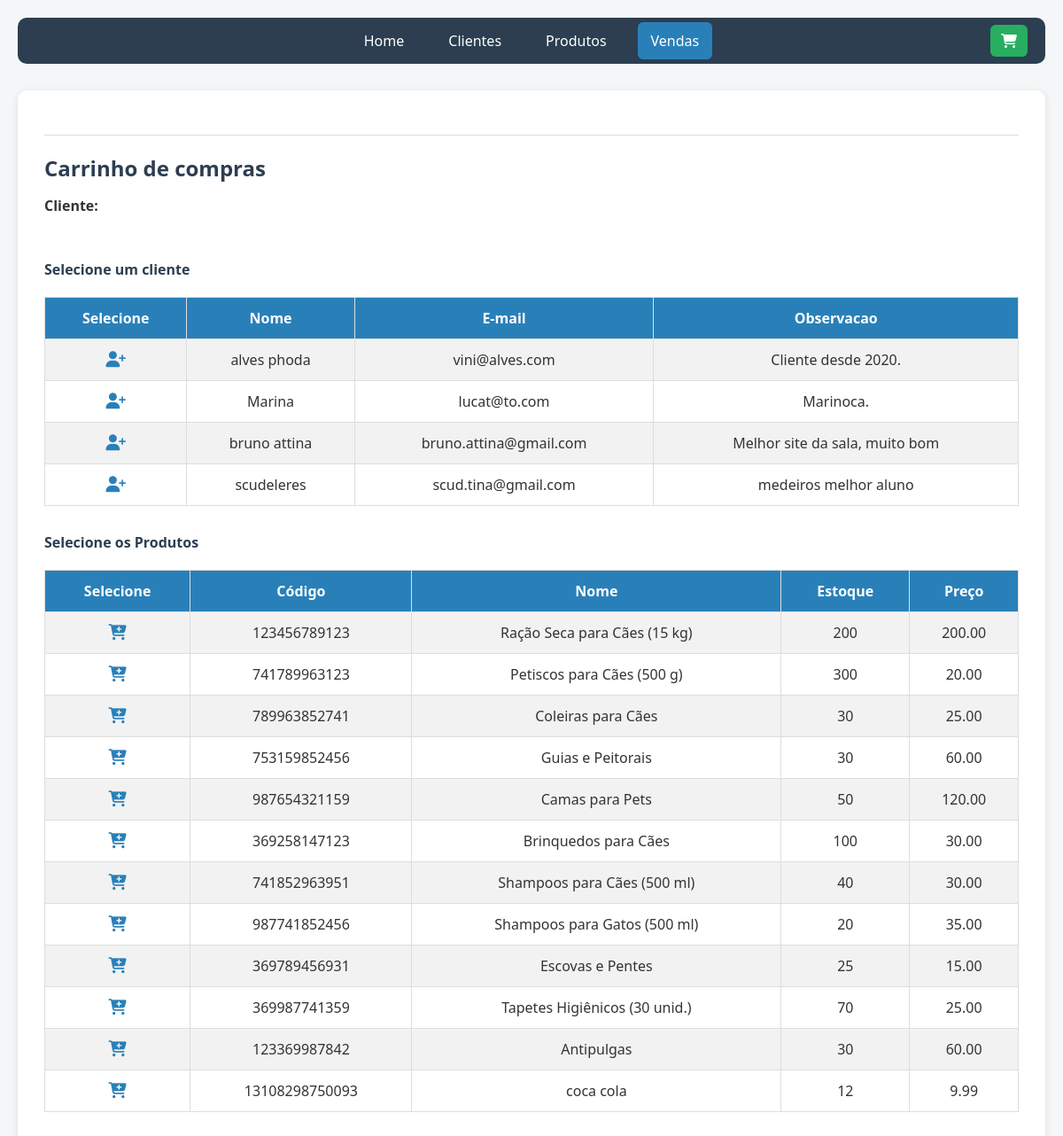
The page /Vendas/vendas.php on the database its author committed.
### tables this page shows
CREATE TABLE `clientes` (
  `id` int(11) NOT NULL,
  `nome` varchar(255) DEFAULT NULL,
  `email` varchar(255) DEFAULT NULL,
  `observacao` varchar(1000) NOT NULL
);

CREATE TABLE `produtos` (
  `id` int(11) NOT NULL,
  `nome` varchar(220) NOT NULL,
  `codigo` varchar(255) NOT NULL,
  `estoque` int(11) NOT NULL,
  `preco` decimal(10,2) NOT NULL
);

### Vendas/vendas.php (the view, shortened to what this page needs)
<!DOCTYPE html>
<html lang="en">
<head>
    <link rel="stylesheet" href="./assetsVendas/cssVendas/cssVendas.css">
</head>
<body>
<ul class="lucas">
            <li><a href="../index.php" class="meumenu">Home</a></li>
            <li><a href="../Clientes/clientes.php" class="meumenu">Clientes</a></li>
            <li><a href="../produtos.php" class="meumenu">Produtos</a></li>
            <li><a href="./vendas.php" class="meumenu meumenu-active">Vendas</a></li>
            <form action="./vendaHistorico.php" class="carrinho-form">
                <button type="submit" class="carrinho-btn">
                    <i class="fas fa-shopping-cart"></i>
                </button>
            </form>
        </ul>
    <div class="container">
        <hr>
        <div class="carrinho">
            <div><h2>Carrinho de compras</h2></div>
            <p id="dadosCliente">Cliente: </p>
        </div>
    <?php
        include 'conexaoVendas.php';
        echo "<h4>Selecione um cliente</h4>";
        $dados = $db->query("SELECT * FROM clientes");
        $todos = $dados->fetchAll(PDO::FETCH_ASSOC);
        echo "<table id='clientes'>";
        echo "
            <tr>
                <th>Selecione</th>
                <th>Nome</th>
                <th>E-mail</th>
                <th>Observacao</th>
            </tr>
        ";
        foreach($todos as $linha){
            extract($linha);
            echo "<tr>";
            echo "<td><i onclick=\"selecionaCliente($id,'$nome')\" class='fa-solid fa-user-plus'></i></td>";
            echo "<td>".$nome."</td>";
            echo "<td>".$email."</td>";
            echo "<td>".$observacao."</td>";
            echo "</tr>";
        }
        echo "</table>";
        echo "<h4>Selecione os Produtos</h4>";
        $dados = $db->query("SELECT * FROM produtos");
        $todos = $dados->fetchAll(PDO::FETCH_ASSOC);
        echo "<table id='produtos'>";
        echo "
            <tr>
                <th>Selecione</th>
                <th>Código</th>
                <th>Nome</th>
                <th>Estoque</th>
                <th>Preço</th>
            </tr>
        ";
        foreach($todos as $linha){
            extract($linha);
            echo "<tr>";
            echo "<td><i onclick=\"selecionaProduto($id,'$nome', $codigo, $estoque, $preco)\" class='fa-solid fa-cart-plus'></i></td>";
            echo "<td>".$codigo."</td>";
            echo "<td>".$nome."</td>";
            echo "<td>".$estoque."</td>";
            echo "<td>".$preco."</td>";
        }
        echo "</table>";
    ?>
    </div>
</body>
</html>

### Vendas/assetsVendas/cssVendas/cssVendas.css (style rules this page uses)
* { margin: 0; padding: 0; box-sizing: border-box; }
body { font-family: 'Segoe UI', Tahoma, Geneva, Verdana, sans-serif; background-color: #f4f6f8; color: #333; padding: 20px; }
ul.lucas { list-style-type: none; display: flex; background-color: #2c3e50; padding: 15px 20px; gap: 20px; align-items: center; border-radius: 10px; margin-bottom: 30px; justify-content: center; position: relative; flex-wrap: wrap; }
ul.lucas li { display: inline-block; }
ul.lucas .meumenu { text-decoration: none; color: white; padding: 10px 15px; border-radius: 6px; transition: background-color 0.3s; background-color: transparent; }
ul.lucas .meumenu:hover, ul.lucas .meumenu-active { background-color: #2980b9; }
.carrinho-form { position: absolute; right: 20px; top: 50%; transform: translateY(-50%); }
.carrinho-btn { background-color: #27ae60; color: white; border: none; padding: 10px 12px; border-radius: 6px; font-size: 16px; cursor: pointer; transition: background-color 0.3s ease; display: flex; align-items: center; gap: 5px; }
.container { background-color: white; padding: 30px; border-radius: 10px; box-shadow: 0 2px 8px rgba(0, 0, 0, 0.1); max-width: 1200px; margin: 0 auto; }
h2, h4 { margin-bottom: 15px; color: #2c3e50; }
table { width: 100%; border-collapse: collapse; margin-top: 20px; margin-bottom: 30px; }
table th, table td { padding: 12px; border: 1px solid #ddd; text-align: center; }
table th { background-color: #2980b9; color: white; }
table tr:nth-child(even) { background-color: #f2f2f2; }
.fa-solid { cursor: pointer; color: #2980b9; transition: transform 0.2s; font-size: 18px; }
#dadosCliente { margin: 15px 0; font-weight: bold; font-size: 16px; }
.meumenu { font-weight: normal; }
hr { border: 0; height: 1px; background-color: #ddd; margin: 20px 0; }

### rows shown on the page
clientes: nome "alves phoda", email "vini@alves.com", observacao "Cliente desde 2020."
clientes: nome "Marina", email "lucat@to.com", observacao "Marinoca."
clientes: nome "bruno attina", email "bruno.attina@gmail.com", observacao "Melhor site da sala, muito bom"
clientes: nome "scudeleres", email "scud.tina@gmail.com", observacao "medeiros melhor aluno"
produtos: codigo "123456789123", nome "Ração Seca para Cães (15 kg)", estoque "200", preco "200.00"
produtos: codigo "741789963123", nome "Petiscos para Cães (500 g)", estoque "300", preco "20.00"
produtos: codigo "789963852741", nome "Coleiras para Cães", estoque "30", preco "25.00"
produtos: codigo "753159852456", nome "Guias e Peitorais", estoque "30", preco "60.00"
produtos: codigo "987654321159", nome "Camas para Pets", estoque "50", preco "120.00"
produtos: codigo "369258147123", nome "Brinquedos para Cães", estoque "100", preco "30.00"
produtos: codigo "741852963951", nome "Shampoos para Cães (500 ml)", estoque "40", preco "30.00"
produtos: codigo "987741852456", nome "Shampoos para Gatos (500 ml)", estoque "20", preco "35.00"
produtos: codigo "369789456931", nome "Escovas e Pentes", estoque "25", preco "15.00"
produtos: codigo "369987741359", nome "Tapetes Higiênicos (30 unid.)", estoque "70", preco "25.00"
produtos: codigo "123369987842", nome "Antipulgas", estoque "30", preco "60.00"
produtos: codigo "13108298750093", nome "coca cola", estoque "12", preco "9.99"
